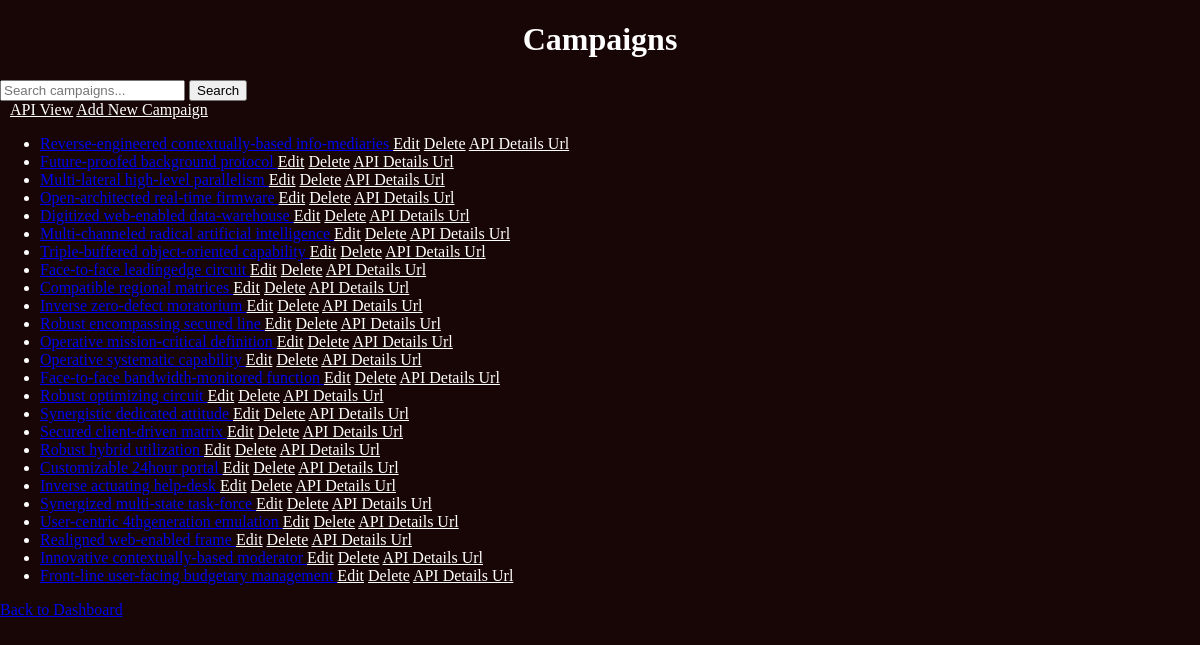
Page /campaigns/ on the committed database.
### campaigns/models.py (models this page shows, shortened)
class Campaign(models.Model):
    name = models.CharField(max_length=100)
    description = models.TextField()
    goal_amount = models.DecimalField(max_digits=10, decimal_places=2)
    collected_amount = models.DecimalField(max_digits=10, decimal_places=2, default=0)
    start_date = models.DateField()
    end_date = models.DateField()
    startup = models.ForeignKey(Startup, on_delete=models.CASCADE)

### campaigns/views.py (the view)
# urls.py: path('campaigns/', CampaignListView.as_view(), name='campaign_list'),
class CampaignListView(ListView):
    model = Campaign
    template_name = 'campaign_list.html'
    context_object_name = 'campaigns'
    def get_queryset(self):
        query = self.request.GET.get('q')
        if query:
            return Campaign.objects.filter(
            Q(name__icontains=query) |
            Q(description__icontains=query) |
            Q(startup__name__icontains=query)
        )
        return Campaign.objects.all()

### campaigns/templates/campaign_list.html (shortened to what this page needs)
{% load static %}
<!DOCTYPE html>
<html lang="en">
<head>
    <link rel="stylesheet" href="{% static 'campaigns/startup.css' %}">
</head>
<body>
<div class="main">
<h1>Campaigns</h1>
<form method="get">
    <input type="text" name="q" placeholder="Search campaigns...">
    <button type="submit">Search</button>
</form>
<a href="{% url 'campaigns:api_campaign_list_create' %}" class="btn btn-info" style="margin-left: 10px;">API View</a>
<a href="{% url 'campaigns:campaign_create' %}" class="btn btn-primary">Add New Campaign</a>
<ul>
    {% for campaign in campaigns %}
        <li>
            <a href="{% url 'campaigns:campaign_detail' campaign.pk %}">
                {{ campaign.name }}
            </a>
            <a href="{% url 'campaigns:campaign_update' campaign.pk %}" class="btn btn-secondary btn-sm">Edit</a>
            <a href="{% url 'campaigns:campaign_delete' campaign.pk %}" class="btn btn-danger btn-sm">Delete</a>
			<a href="{% url 'campaigns:api_campaign_detail' campaign.id %}" class="btn btn-info">API Details Url</a>
        </li>
    {% endfor %}
</ul>
<a href="{% url 'campaigns:user_view' %}">Back to Dashboard</a>
</div>
</body>
</html>

### campaigns/static/campaigns/startup.css (style rules this page uses)
body { margin: 0; padding: 0; box-sizing: border-box; background: rgb(24, 5, 5); }
.main h1 { color: white; text-align: center; }
.main .btn { color: white; }
.main li { color: white; }

### rows in the picture
Campaign: name "Reverse-engineered contextually-based info-mediaries"
Campaign: name "Future-proofed background protocol"
Campaign: name "Multi-lateral high-level parallelism"
Campaign: name "Open-architected real-time firmware"
Campaign: name "Digitized web-enabled data-warehouse"
Campaign: name "Multi-channeled radical artificial intelligence"
Campaign: name "Triple-buffered object-oriented capability"
Campaign: name "Face-to-face leadingedge circuit"
Campaign: name "Compatible regional matrices"
Campaign: name "Inverse zero-defect moratorium"
Campaign: name "Robust encompassing secured line"
Campaign: name "Operative mission-critical definition"
Campaign: name "Operative systematic capability"
Campaign: name "Face-to-face bandwidth-monitored function"
Campaign: name "Robust optimizing circuit"
Campaign: name "Synergistic dedicated attitude"
Campaign: name "Secured client-driven matrix"
Campaign: name "Robust hybrid utilization"
Campaign: name "Customizable 24hour portal"
Campaign: name "Inverse actuating help-desk"
Campaign: name "Synergized multi-state task-force"
Campaign: name "User-centric 4thgeneration emulation"
Campaign: name "Realigned web-enabled frame"
Campaign: name "Innovative contextually-based moderator"
Campaign: name "Front-line user-facing budgetary management"
